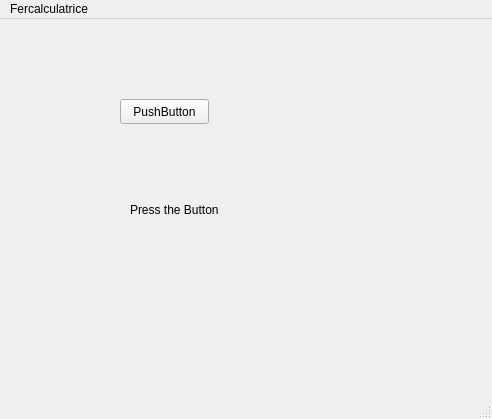
<?xml version="1.0" encoding="UTF-8"?>
<ui version="4.0">
 <class>MainWindow</class>
 <widget class="QMainWindow" name="MainWindow">
  <property name="geometry">
   <rect>
    <x>0</x>
    <y>0</y>
    <width>492</width>
    <height>419</height>
   </rect>
  </property>
  <property name="windowTitle">
   <string>MainWindow</string>
  </property>
  <widget class="QWidget" name="centralwidget">
   <widget class="QPushButton" name="Button">
    <property name="geometry">
     <rect>
      <x>120</x>
      <y>80</y>
      <width>89</width>
      <height>25</height>
     </rect>
    </property>
    <property name="text">
     <string>PushButton</string>
    </property>
   </widget>
   <widget class="QLabel" name="label">
    <property name="geometry">
     <rect>
      <x>130</x>
      <y>180</y>
      <width>121</width>
      <height>21</height>
     </rect>
    </property>
    <property name="text">
     <string>Press the Button</string>
    </property>
   </widget>
  </widget>
  <widget class="QMenuBar" name="menubar">
   <property name="geometry">
    <rect>
     <x>0</x>
     <y>0</y>
     <width>492</width>
     <height>22</height>
    </rect>
   </property>
   <widget class="QMenu" name="menuFercalculatrice">
    <property name="title">
     <string>Fercalculatrice</string>
    </property>
   </widget>
   <addaction name="menuFercalculatrice"/>
  </widget>
  <widget class="QStatusBar" name="statusbar"/>
 </widget>
 <resources/>
 <connections/>
</ui>
